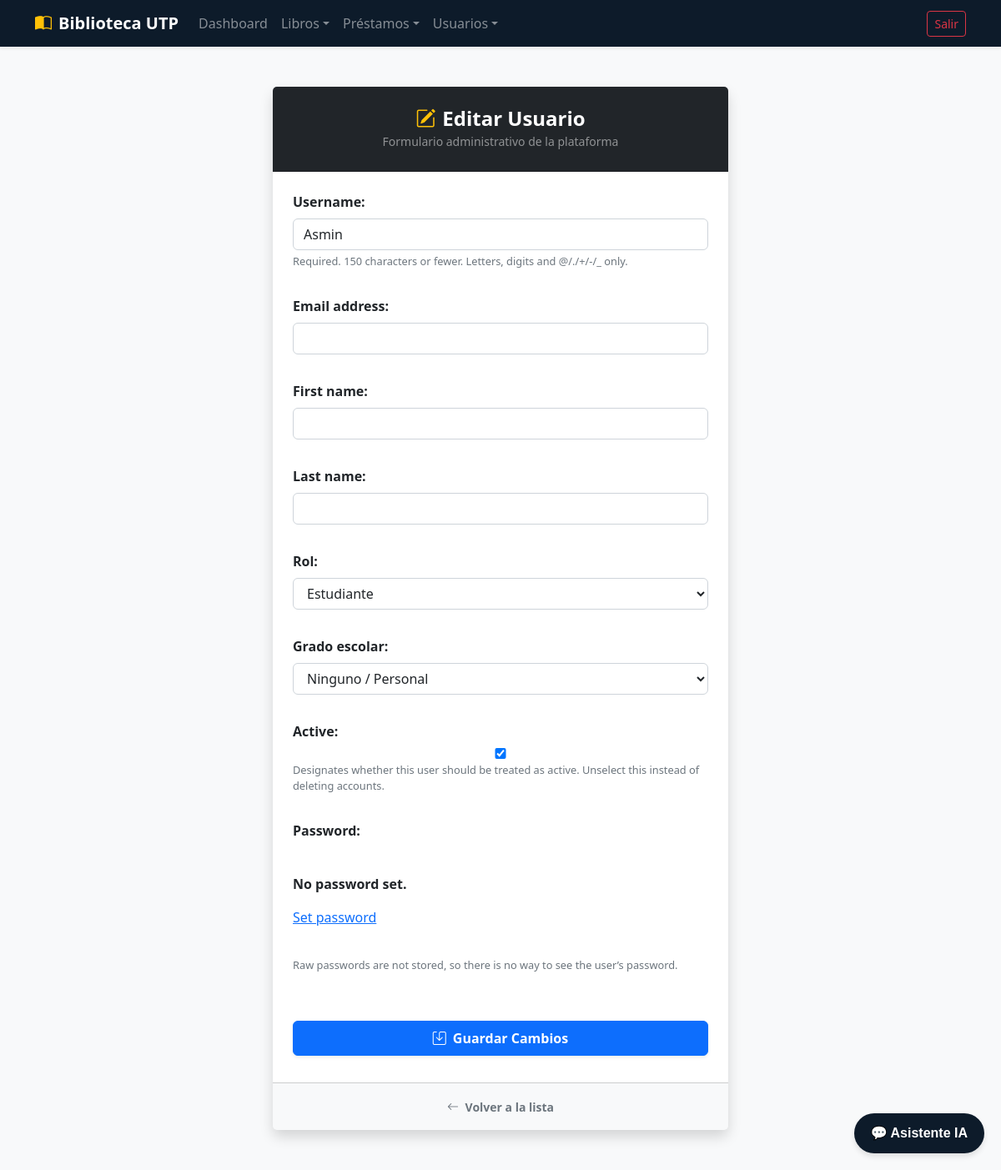
Before: /usuarios/editar/1/ (signed in) with the older database file.
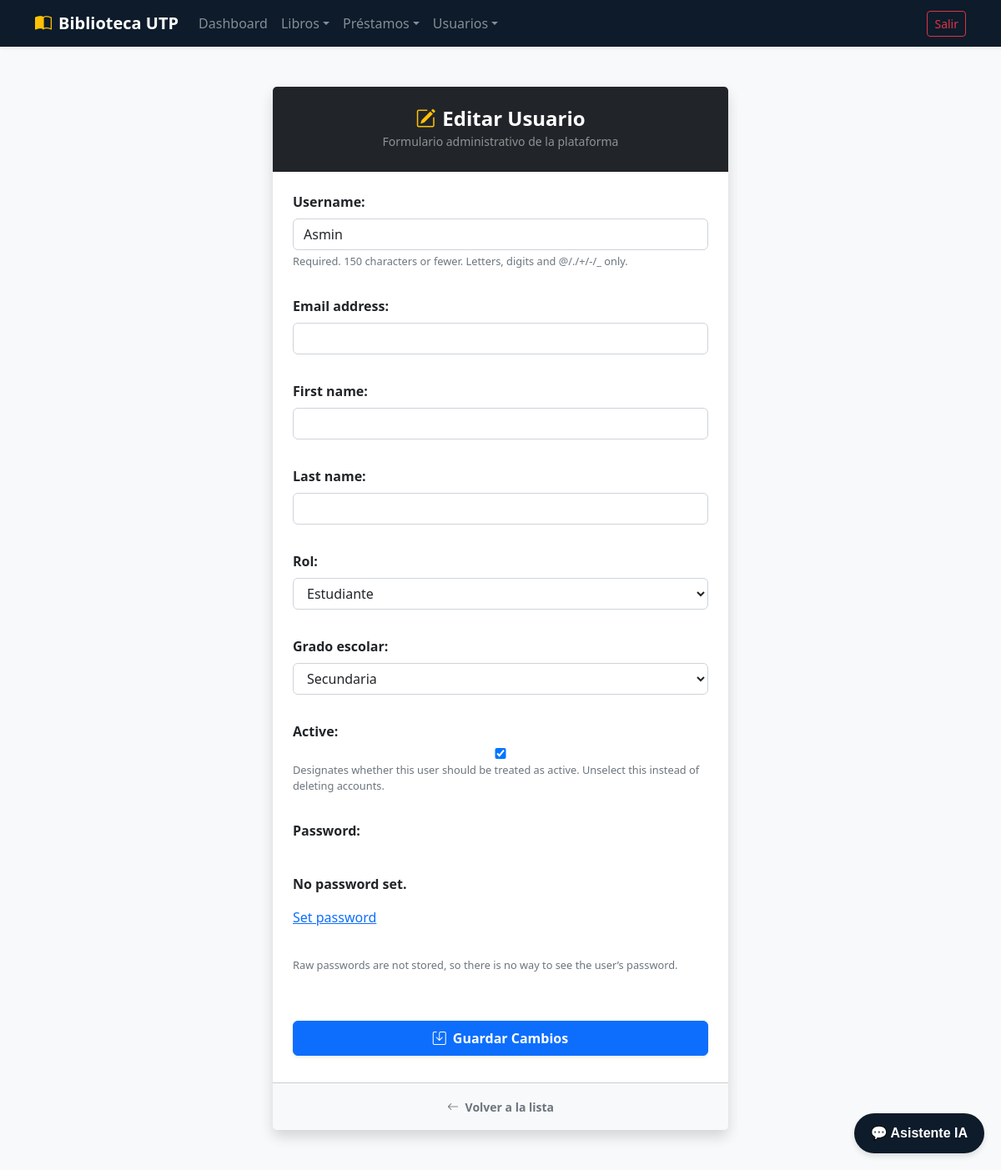
After: the same page with the newer database file.
### apps/usuarios/models.py (models this page shows, shortened)
class Usuario(AbstractUser):
    ROLES = (
        ('estudiante', 'Estudiante'),
        ('docente', 'Docente'),
        ('bibliotecario', 'Bibliotecario'),
    )
    GRADOS = (
        ('primaria', 'Primaria'),
        ('secundaria', 'Secundaria'),
        ('ninguno', 'Ninguno / Personal'),
    )
    rol = models.CharField(max_length=20, choices=ROLES, default='estudiante')
    grado_escolar = models.CharField(max_length=20, choices=GRADOS, default='ninguno')

### apps/usuarios/views.py (the view)
# urls.py: path('editar/<int:pk>/', views.UsuarioUpdateView.as_view(), name='editar'),
class UsuarioUpdateView(LoginRequiredMixin, BibliotecarioRequiredMixin, UpdateView):
    model = Usuario
    form_class = UsuarioChangeForm
    template_name = 'usuarios/usuario_form.html'
    success_url = reverse_lazy('usuarios:lista')

### apps/usuarios/forms.py
class UsuarioChangeForm(UserChangeForm):
    class Meta:
        model = Usuario
        fields = ('username', 'email', 'first_name', 'last_name', 'rol', 'grado_escolar', 'is_active')

### apps/usuarios/views.py (called while the page is built)
    def test_func(self):
        return self.request.user.is_superuser or self.request.user.rol == 'bibliotecario'

### apps/usuarios/templates/usuarios/usuario_form.html (shortened to what this page needs)
{% extends 'usuarios/base.html' %}
{% block content %}
<div class="container my-5">
    <div class="row justify-content-center">
        <div class="col-12 col-md-8 col-lg-6">
            <div class="card shadow border-0 rounded-3">
                <div class="card-header bg-dark text-white text-center py-4">
                    <h4 class="fw-bold mb-0">
                        {% if object %}
                            <i class="bi bi-pencil-square me-2 text-warning"></i>Editar Usuario
                        {% else %}
                            <i class="bi bi-person-plus-fill me-2 text-warning"></i>Crear Nuevo Usuario
                        {% endif %}
                    </h4>
                    <small class="text-white-50">Formulario administrativo de la plataforma</small>
                </div>
                <div class="card-body p-4">
                    <form method="post" class="needs-validation">
                        <div class="mb-4 d-grid gap-3 user-form-fields">
                            {{ form.as_p }}
                        </div>
                        <button type="submit" class="btn btn-primary w-100 py-2 fw-bold shadow-sm mb-2">
                            <i class="bi bi-save me-2"></i>Guardar Cambios
                        </button>
                    </form>
                </div>
                <div class="card-footer bg-light text-center py-3">
                    <a href="{% url 'usuarios:lista' %}" class="text-decoration-none small fw-semibold text-secondary">
                        <i class="bi bi-arrow-left me-1"></i> Volver a la lista
                    </a>
                </div>
            </div>
        </div>
    </div>
</div>
{% endblock %}

Changed rows visible on the page:
changed Usuario "Asmin": grado_escolar "Ninguno / Personal" → "Secundaria"
